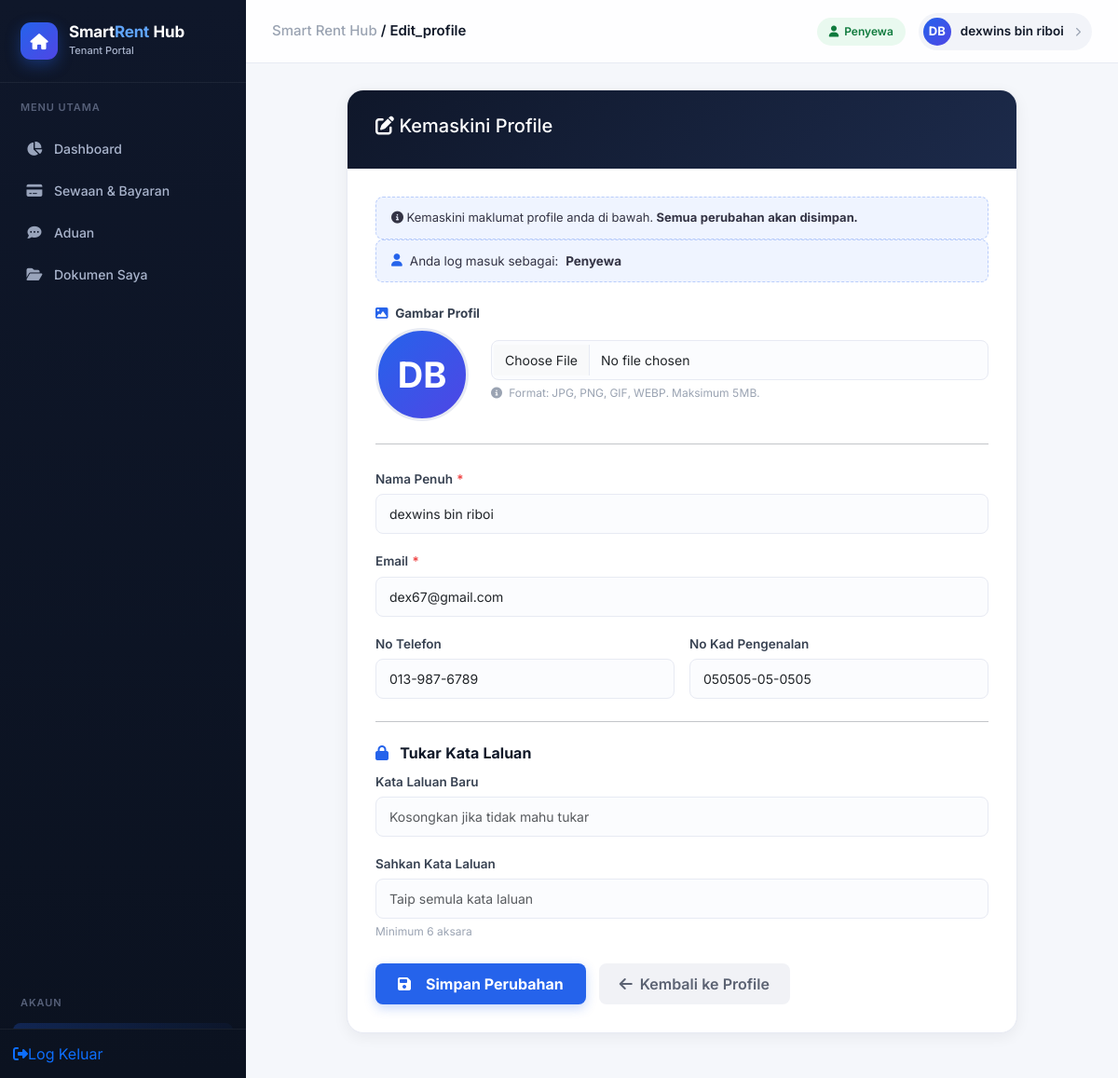
Screenshot of /edit_profile.php (signed in) with the database file from the repository.
### tables this page shows
CREATE TABLE IF NOT EXISTS `penyewa` (
  `id_penyewa` int NOT NULL AUTO_INCREMENT,
  `nama` varchar(100) NOT NULL,
  `no_ic` varchar(20) NOT NULL,
  `no_telefon` varchar(20) DEFAULT NULL,
  `email` varchar(100) NOT NULL,
  `password` varchar(255) NOT NULL,
  `profile_picture` varchar(255) DEFAULT NULL,
  PRIMARY KEY (`id_penyewa`),
  UNIQUE KEY `no_ic` (`no_ic`),
  UNIQUE KEY `email` (`email`)
);

### edit_profile.php (the view, shortened to what this page needs)
<?php
include("db.php");
$role = $_SESSION['role'];
$user_id = $_SESSION['user_id'];
if ($role == 'admin') {
    $nama = $_SESSION['nama'] ?? 'Admin';
    $email = $_SESSION['email'] ?? 'admin@umahkakjum.com';
    $no_telefon = $_SESSION['no_telefon'] ?? '';
    $profile_picture = $_SESSION['profile_picture'] ?? null;
    $role_display = 'Tuan Rumah / Admin';
    $username = $_SESSION['username'] ?? 'admin';
} else {
    $sql = "SELECT * FROM penyewa WHERE id_penyewa = ?";
    $stmt = mysqli_prepare($conn, $sql);
    mysqli_stmt_bind_param($stmt, "i", $user_id);
    mysqli_stmt_execute($stmt);
    $result = mysqli_stmt_get_result($stmt);
    $penyewa = mysqli_fetch_assoc($result);
    if ($penyewa) {
        $nama = $penyewa['nama'];
        $email = $penyewa['email'];
        $no_telefon = $penyewa['no_telefon'] ?? '';
        $no_ic = $penyewa['no_ic'] ?? '';
        $profile_picture = $penyewa['profile_picture'] ?? null;
        $role_display = 'Penyewa';
    } else {
        header("Location: logout.php");
        exit();
    }
}
?>
<?php
if ($role == 'admin') {
    include("header.php");
} else {
    include("header_penyewa.php");
}
?>
<div class="page-wrapper">
    <div class="edit-card">
        <div class="edit-header">
            <h5><i class="fas fa-edit"></i> Kemaskini Profile</h5>
        </div>
        <div class="edit-body">
            <div class="info-badge">
                <i class="fas fa-info-circle"></i>
                Kemaskini maklumat profile anda di bawah. <strong>Semua perubahan akan disimpan.</strong>
            </div>
            <div class="role-badge-display">
                <i class="fas fa-<?= $role == 'admin' ? 'user-shield' : 'user' ?>"></i>
                Anda log masuk sebagai: <strong><?= $role_display ?></strong>
            </div>
            <form method="POST" enctype="multipart/form-data">
                <div class="mb-4">
                    <label class="form-label fw-bold">
                        <i class="fas fa-image me-1" style="color: var(--primary);"></i>
                        Gambar Profil
                    </label>
                    <div class="row align-items-center">
                        <div class="col-auto">
                            <div class="profile-avatar-preview" style="
                                width: 100px;
                                height: 100px;
                                border-radius: 50%;
                                background: linear-gradient(135deg, var(--primary), var(--secondary));
                                display: flex;
                                align-items: center;
                                justify-content: center;
                                font-size: 38px;
                                color: #fff;
                                font-weight: 700;
                                overflow: hidden;
                                border: 3px solid var(--border);
                            ">
                                <?php
                                $has_pic = !empty($profile_picture) && file_exists('uploads/profile/' . $profile_picture);
                                if ($has_pic):
                                ?>
                                    <img src="uploads/profile/<?= htmlspecialchars($profile_picture) ?>"
                                         alt="Profile Picture"
                                         style="width: 100%; height: 100%; object-fit: cover;">
                                <?php else:
                                    $initials = '';
                                    $words = explode(' ', $nama);
                                    foreach ($words as $word) {
                                        if (!empty($word)) {
                                            $initials .= strtoupper($word[0]);
                                        }
                                    }
                                    $initials = substr($initials, 0, 2) ?: 'U';
                                ?>
                                    <?= $initials ?>
                                <?php endif; ?>
                            </div>
                        </div>
                        <div class="col">
                            <div class="mb-2">
                                <input type="file" class="form-control" name="profile_picture"
                                       accept="image/*" id="profile_picture_input">
                                <small class="form-text">
                                    <i class="fas fa-info-circle me-1"></i>
                                    Format: JPG, PNG, GIF, WEBP. Maksimum 5MB.
                                </small>
                            </div>
                        </div>
                    </div>
                </div>
                <hr class="my-4">
                <?php if ($role == 'admin'): ?>
                    <div class="mb-3">
                        <label class="form-label">Nama Penuh <span class="required">*</span></label>
                        <input type="text" class="form-control" name="nama" value="<?= htmlspecialchars($nama) ?>" required>
                    </div>
                    <div class="mb-3">
                        <label class="form-label">Email <span class="required">*</span></label>
                        <input type="email" class="form-control" name="email" value="<?= htmlspecialchars($email) ?>" required>
                    </div>
                    <div class="mb-3">
                        <label class="form-label">No Telefon</label>
                        <input type="text" class="form-control" name="no_telefon" value="<?= htmlspecialchars($no_telefon) ?>" placeholder="Contoh: 012-3456789">
                    </div>
                    <div class="mb-3">
                        <label class="form-label">Username</label>
                        <input type="text" class="form-control" value="<?= htmlspecialchars($username) ?>" disabled>
                        <small class="form-text">Username tidak boleh diubah untuk keselamatan.</small>
                    </div>
                    <hr class="my-4">
                    <h6 class="fw-bold"><i class="fas fa-lock me-2" style="color: var(--primary);"></i> Tukar Kata Laluan</h6>
                    <div class="mb-3">
                        <label class="form-label">Kata Laluan Baru</label>
                        <input type="password" class="form-control" name="password" placeholder="Kosongkan jika tidak mahu tukar">
                    </div>
                    <div class="mb-3">
                        <label class="form-label">Sahkan Kata Laluan</label>
                        <input type="password" class="form-control" name="confirm_password" placeholder="Taip semula kata laluan">
                        <small class="form-text">Minimum 6 aksara</small>
                    </div>
                <?php else: ?>
                    <div class="mb-3">
                        <label class="form-label">Nama Penuh <span class="required">*</span></label>
                        <input type="text" class="form-control" name="nama" value="<?= htmlspecialchars($nama) ?>" required>
                    </div>
                    <div class="mb-3">
                        <label class="form-label">Email <span class="required">*</span></label>
                        <input type="email" class="form-control" name="email" value="<?= htmlspecialchars($email) ?>" required>
                    </div>
                    <div class="row g-3">
                        <div class="col-md-6">
                            <label class="form-label">No Telefon</label>
                            <input type="text" class="form-control" name="no_telefon" value="<?= htmlspecialchars($no_telefon ?? '') ?>" placeholder="Contoh: 012-3456789">
                        </div>
                        <div class="col-md-6">
                            <label class="form-label">No Kad Pengenalan</label>
                            <input type="text" class="form-control" name="no_ic" value="<?= htmlspecialchars($no_ic ?? '') ?>" placeholder="Contoh: 010101-01-0101">
                        </div>
                    </div>
                    <hr class="my-4">
                    <h6 class="fw-bold"><i class="fas fa-lock me-2" style="color: var(--primary);"></i> Tukar Kata Laluan</h6>
                    <div class="mb-3">
                        <label class="form-label">Kata Laluan Baru</label>
                        <input type="password" class="form-control" name="password" placeholder="Kosongkan jika tidak mahu tukar">
                    </div>
                    <div class="mb-3">
                        <label class="form-label">Sahkan Kata Laluan</label>
                        <input type="password" class="form-control" name="confirm_password" placeholder="Taip semula kata laluan">
                        <small class="form-text">Minimum 6 aksara</small>
                    </div>
                <?php endif; ?>
                <div class="action-buttons">
                    <button type="submit" name="update" class="btn-simpan">
                        <i class="fas fa-save me-2"></i> Simpan Perubahan
                    </button>
                    <a href="profile.php" class="btn-batal">
                        <i class="fas fa-arrow-left"></i> Kembali ke Profile
                    </a>
                </div>
            </form>
        </div>
    </div>
</div>
<?php
if ($role == 'admin') {
    include("footer.php");
} else {
    include("footer_penyewa.php");
}
?>

### assets/css/theme.css (style rules this page uses)
:root { --primary: #2563eb; --primary-dark: #1d4ed8; --primary-light: #eff4ff; --secondary: #4f46e5; --accent: #10b981; --success: #16a34a; --success-bg: #e9f9ef; --warning: #f59e0b; --warning-bg: #fef6e7; --danger: #ef4444; --danger-bg: #fdecec; --info: #0ea5e9; --info-bg: #eaf7fd; --bg: #f5f7fb; --card: #ffffff; --sidebar: #0f172a; --sidebar-soft: #16213a; --sidebar-hover: rgba(255, 255, 255, 0.06); --sidebar-text: #a9b4cc; --sidebar-text-active: #ffffff; --ink: #101828; --muted: #6b7280; --muted-soft: #9aa3b2; --border: #e7eaf3; --radius-sm: 8px; --radius: 12px; --radius-lg: 18px; --shadow-sm: 0 1px 2px rgba(16, 24, 40, 0.04); --shadow: 0 4px 16px rgba(16, 24, 40, 0.06); --shadow-lg: 0 12px 40px rgba(16, 24, 40, 0.10); --sidebar-w: 264px; font-variant-numeric: tabular-nums; }
* { box-sizing: border-box; }
body { background: var(--bg); font-family: 'Inter', -apple-system, BlinkMacSystemFont, 'Segoe UI', sans-serif; color: var(--ink); -webkit-font-smoothing: antialiased; }
a { text-decoration: none; }
.page-wrapper { max-width: 100%; margin: 0; padding: 0; }
.btn-batal { background: #f1f2f6; border: none; border-radius: var(--radius-sm); padding: 10px 22px; font-weight: 600; color: #5b6272; transition: all 0.15s ease; display: inline-flex; align-items: center; gap: 8px; }
.btn-simpan { background: var(--primary); border: none; border-radius: var(--radius-sm); padding: 10px 24px; font-weight: 700; color: #fff; transition: all 0.2s ease; display: inline-flex; align-items: center; gap: 8px; box-shadow: 0 4px 12px rgba(37, 99, 235, 0.25); }
.action-buttons { margin-top: 24px; display: flex; gap: 14px; flex-wrap: wrap; }
.form-label { font-weight: 600; font-size: 13.5px; color: #374151; margin-bottom: 6px; }
.form-label i { color: var(--primary) !important; }
.required { color: var(--danger); }
.form-control, .form-select { border: 1.5px solid var(--border); border-radius: var(--radius-sm); padding: 10px 14px; font-size: 14px; background: #fbfcfe; transition: all 0.15s ease; }
.form-text { font-size: 12px; color: var(--muted-soft); }
.info-box, .info-badge { background: var(--primary-light); border: 1px dashed #b9cdfb; border-radius: var(--radius-sm); padding: 12px 16px; font-size: 13px; color: #334; }
.edit-card { background: var(--card); border-radius: var(--radius-lg); box-shadow: var(--shadow); border: 1px solid var(--border); overflow: hidden; max-width: 720px; margin: 0 auto; }
.edit-header { background: linear-gradient(135deg, var(--sidebar) 0%, #1c2a4a 100%); padding: 26px 30px; color: #fff; }
.edit-body { padding: 30px; }
.role-badge-display { background: var(--primary-light); border: 1px dashed #b9cdfb; border-radius: var(--radius-sm); padding: 12px 16px; font-size: 13.5px; color: #334; margin-bottom: 20px; display: flex; align-items: center; gap: 8px; }
.role-badge-display i { color: var(--primary); }

### edit_profile.php (style rules this page uses)
.profile-avatar-preview { transition: all 0.3s ease; }

### rows the page displays
penyewa: nama "dexwins bin riboi", email "dex67@gmail.com", no_telefon "013-987-6789", no_ic "050505-05-0505"

### other values shown
str_replace(['_tenant.php','.php'], ['','' ], $__current) "Edit_profile"
$avatar_text "DB"
$_SESSION['nama'] "dexwins bin riboi"
$role_display "Penyewa"
$initials "DB"
